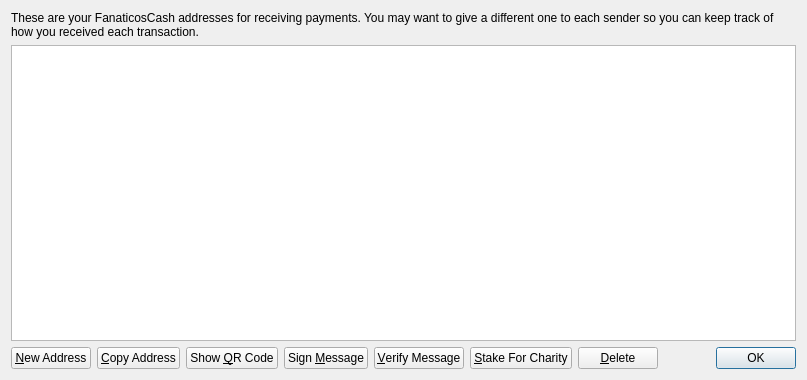
<?xml version="1.0" encoding="UTF-8"?>
<ui version="4.0">
 <class>AddressBookPage</class>
 <widget class="QWidget" name="AddressBookPage">
  <property name="geometry">
   <rect>
    <x>0</x>
    <y>0</y>
    <width>807</width>
    <height>380</height>
   </rect>
  </property>
  <property name="windowTitle">
   <string>Address Book</string>
  </property>
  <property name="styleSheet">
   <string notr="true">font: 75 12pt &quot;Century Gothic&quot;;</string>
  </property>
  <layout class="QVBoxLayout" name="verticalLayout">
   <item>
    <widget class="QLabel" name="labelExplanation">
     <property name="styleSheet">
      <string notr="true">font: 75 12pt &quot;Century Gothic&quot;;</string>
     </property>
     <property name="text">
      <string>These are your FanaticosCash addresses for receiving payments. You may want to give a different one to each sender so you can keep track of how you received each transaction.</string>
     </property>
     <property name="textFormat">
      <enum>Qt::PlainText</enum>
     </property>
     <property name="wordWrap">
      <bool>true</bool>
     </property>
    </widget>
   </item>
   <item>
    <widget class="QTableView" name="tableView">
     <property name="contextMenuPolicy">
      <enum>Qt::CustomContextMenu</enum>
     </property>
     <property name="toolTip">
      <string>Double-click to edit address or label</string>
     </property>
     <property name="styleSheet">
      <string notr="true">font: 10pt &quot;Arial Narrow&quot;;</string>
     </property>
     <property name="tabKeyNavigation">
      <bool>false</bool>
     </property>
     <property name="alternatingRowColors">
      <bool>true</bool>
     </property>
     <property name="selectionMode">
      <enum>QAbstractItemView::SingleSelection</enum>
     </property>
     <property name="selectionBehavior">
      <enum>QAbstractItemView::SelectRows</enum>
     </property>
     <property name="sortingEnabled">
      <bool>true</bool>
     </property>
     <attribute name="verticalHeaderVisible">
      <bool>false</bool>
     </attribute>
    </widget>
   </item>
   <item>
    <layout class="QHBoxLayout" name="horizontalLayout">
     <item>
      <widget class="QPushButton" name="newAddressButton">
       <property name="toolTip">
        <string>Create a new address</string>
       </property>
       <property name="styleSheet">
        <string notr="true">font: 75 9pt &quot;Century Gothic&quot;;</string>
       </property>
       <property name="text">
        <string>&amp;New Address</string>
       </property>
       <property name="icon">
        <iconset resource="../bitcoin.qrc">
         <normaloff>:/icons/add</normaloff>:/icons/add</iconset>
       </property>
      </widget>
     </item>
     <item>
      <widget class="QPushButton" name="copyToClipboard">
       <property name="toolTip">
        <string>Copy the currently selected address to the system clipboard</string>
       </property>
       <property name="styleSheet">
        <string notr="true">font: 75 9pt &quot;Century Gothic&quot;;</string>
       </property>
       <property name="text">
        <string>&amp;Copy Address</string>
       </property>
       <property name="icon">
        <iconset resource="../bitcoin.qrc">
         <normaloff>:/icons/editcopy</normaloff>:/icons/editcopy</iconset>
       </property>
      </widget>
     </item>
     <item>
      <widget class="QPushButton" name="showQRCode">
       <property name="styleSheet">
        <string notr="true">font: 75 9pt &quot;Century Gothic&quot;;</string>
       </property>
       <property name="text">
        <string>Show &amp;QR Code</string>
       </property>
       <property name="icon">
        <iconset resource="../bitcoin.qrc">
         <normaloff>:/icons/qrcode</normaloff>:/icons/qrcode</iconset>
       </property>
      </widget>
     </item>
     <item>
      <widget class="QPushButton" name="signMessage">
       <property name="toolTip">
        <string>Sign a message to prove you own a FanaticosCash address</string>
       </property>
       <property name="styleSheet">
        <string notr="true">font: 75 9pt &quot;Century Gothic&quot;;</string>
       </property>
       <property name="text">
        <string>Sign &amp;Message</string>
       </property>
       <property name="icon">
        <iconset resource="../bitcoin.qrc">
         <normaloff>:/icons/edit</normaloff>:/icons/edit</iconset>
       </property>
      </widget>
     </item>
     <item>
      <widget class="QPushButton" name="verifyMessage">
       <property name="toolTip">
        <string>Verify a message to ensure it was signed with a specified FanaticosCash address</string>
       </property>
       <property name="styleSheet">
        <string notr="true">font: 75 9pt &quot;Century Gothic&quot;;</string>
       </property>
       <property name="text">
        <string>&amp;Verify Message</string>
       </property>
       <property name="icon">
        <iconset resource="../bitcoin.qrc">
         <normaloff>:/icons/transaction_0</normaloff>:/icons/transaction_0</iconset>
       </property>
      </widget>
     </item>
     <item>
      <widget class="QPushButton" name="stakeForCharityPushButton">
       <property name="toolTip">
        <string>Stake for charity</string>
       </property>
       <property name="text">
        <string>&amp;Stake For Charity</string>
       </property>
       <property name="icon">
        <iconset resource="../bitcoin.qrc">
         <normaloff>:/icons/charity_on</normaloff>:/icons/charity_on</iconset>
       </property>
      </widget>
     </item>
     <item>
      <widget class="QPushButton" name="deleteButton">
       <property name="toolTip">
        <string>Delete the currently selected address from the list</string>
       </property>
       <property name="styleSheet">
        <string notr="true">font: 75 9pt &quot;Century Gothic&quot;;</string>
       </property>
       <property name="text">
        <string>&amp;Delete</string>
       </property>
       <property name="icon">
        <iconset resource="../bitcoin.qrc">
         <normaloff>:/icons/remove</normaloff>:/icons/remove</iconset>
       </property>
      </widget>
     </item>
     <item>
      <spacer name="horizontalSpacer">
       <property name="orientation">
        <enum>Qt::Horizontal</enum>
       </property>
       <property name="sizeHint" stdset="0">
        <size>
         <width>40</width>
         <height>20</height>
        </size>
       </property>
      </spacer>
     </item>
     <item>
      <widget class="QDialogButtonBox" name="buttonBox">
       <property name="sizePolicy">
        <sizepolicy hsizetype="Maximum" vsizetype="Fixed">
         <horstretch>0</horstretch>
         <verstretch>0</verstretch>
        </sizepolicy>
       </property>
       <property name="styleSheet">
        <string notr="true">font: 75 9pt &quot;Century Gothic&quot;;</string>
       </property>
       <property name="standardButtons">
        <set>QDialogButtonBox::Ok</set>
       </property>
      </widget>
     </item>
    </layout>
   </item>
  </layout>
 </widget>
 <resources>
  <include location="../bitcoin.qrc"/>
 </resources>
 <connections/>
</ui>
